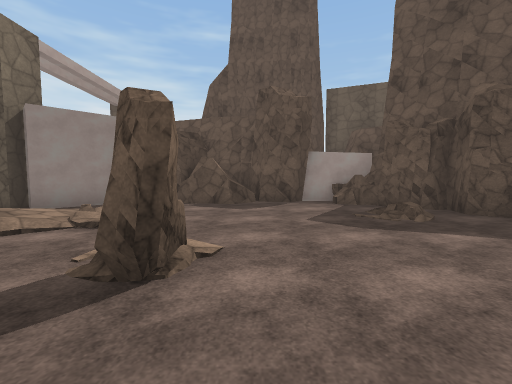
View 1 (above)

24 first-person views from a walk through a Unity game level. The camera is 1.5 m above the floor, tilts 4° down and sees 90° across. The floor is counted in squares, 2 m on a side. Each view is taken from the middle of a square. On the plan, view 1 faces up. The plan holds only what a view shows up to about 9 squares ahead; the rest is blank. The place goes on beyond the plan. Some animated figures are left out. Surface patterns are stand-ins for the level's own textures.

View 2
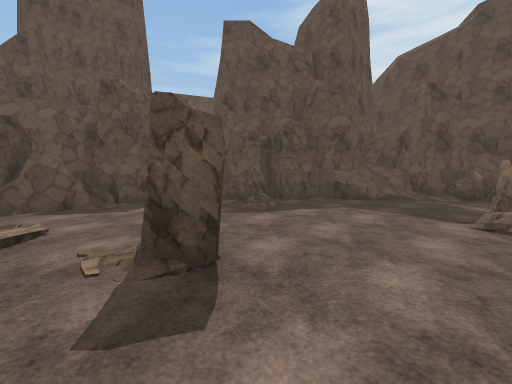

View 3
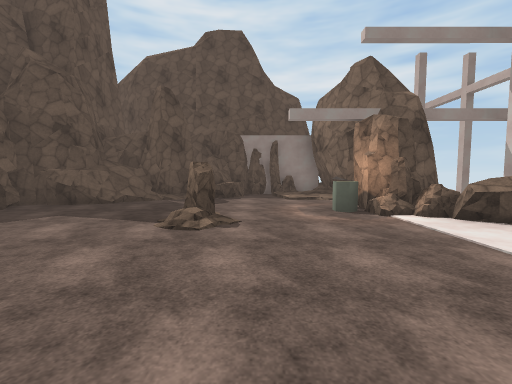

View 4
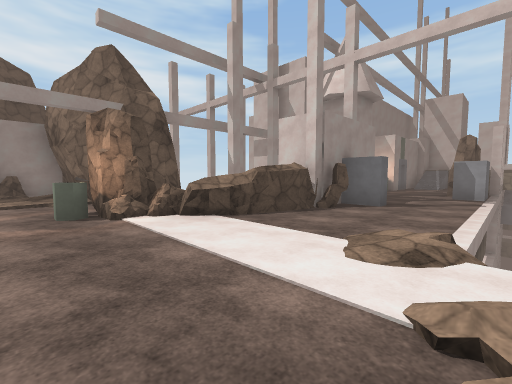

View 5
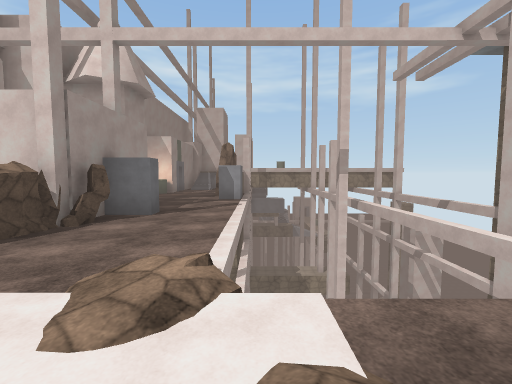

View 6
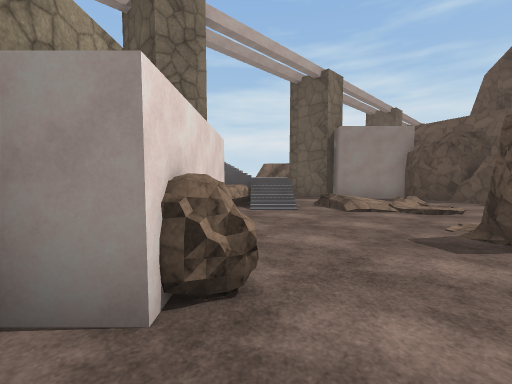

View 7
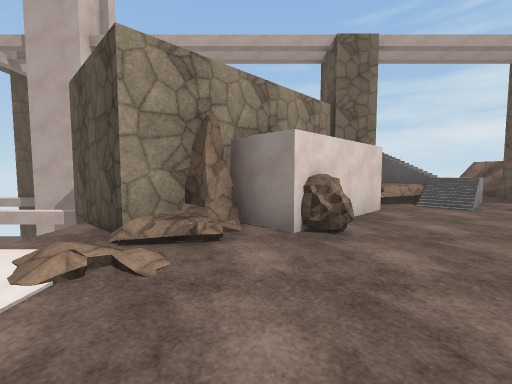

View 8
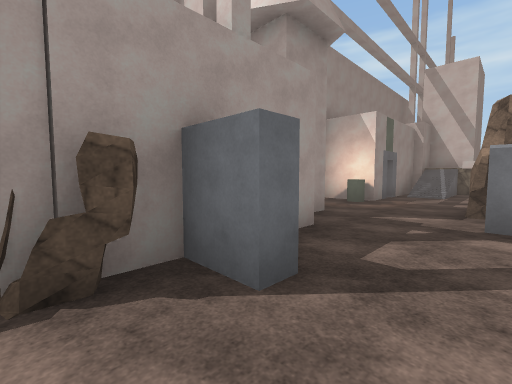

View 9
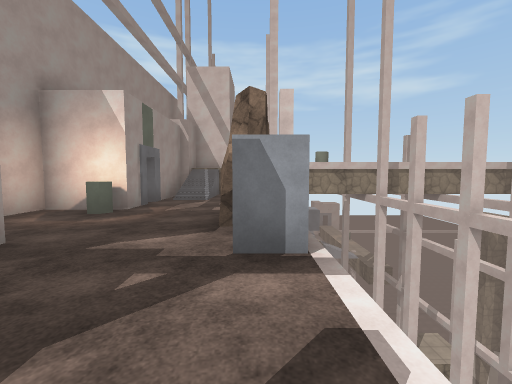

View 10
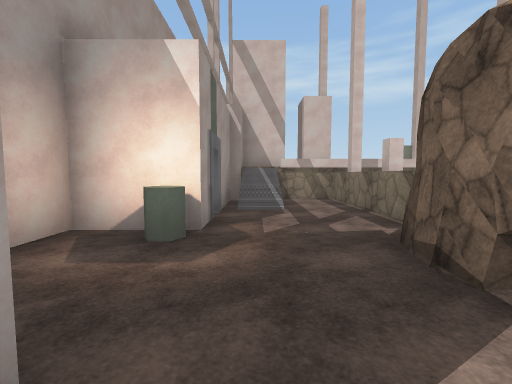

View 11
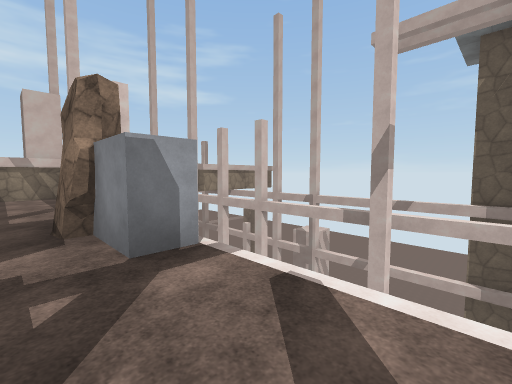

View 12
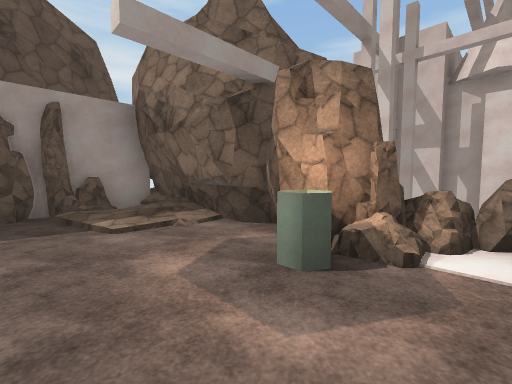

View 13
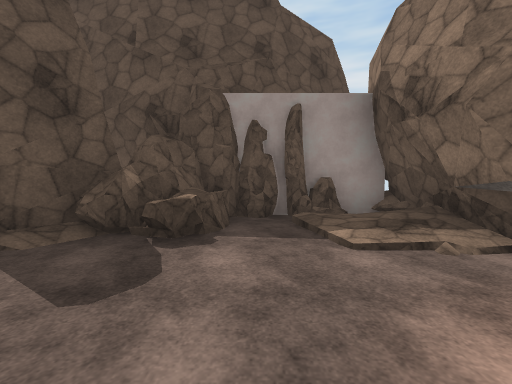

View 14
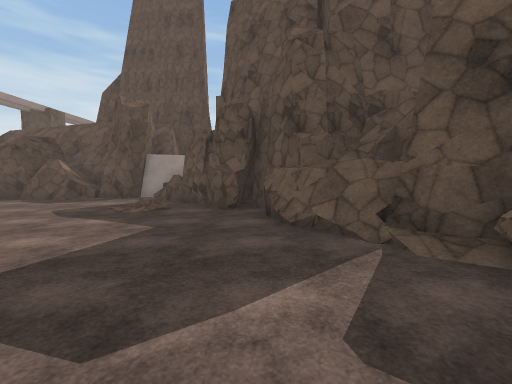

View 15
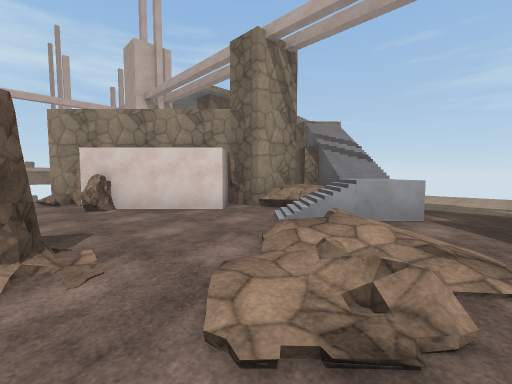

View 16
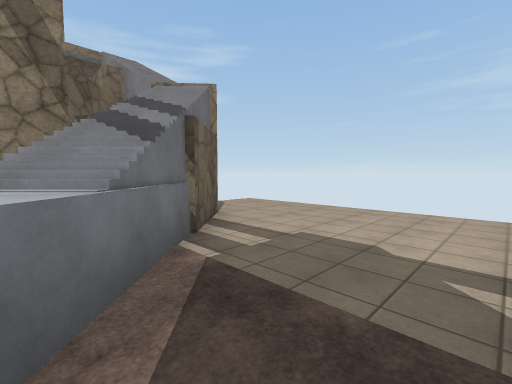

View 17
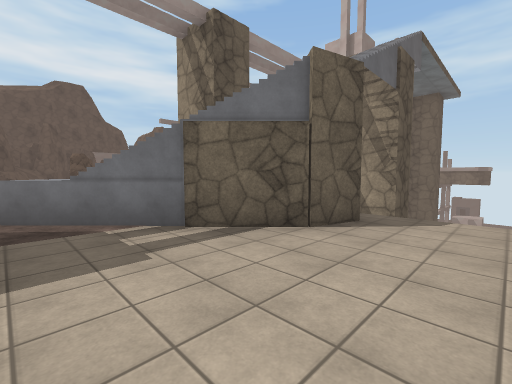

View 18
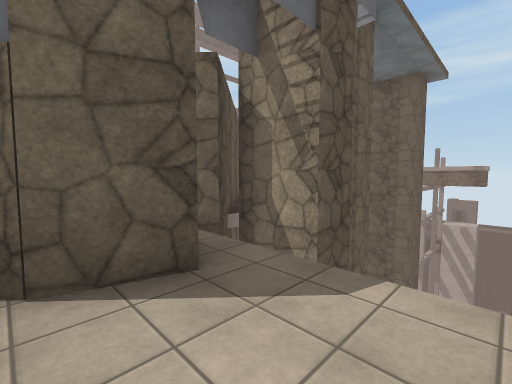

View 19
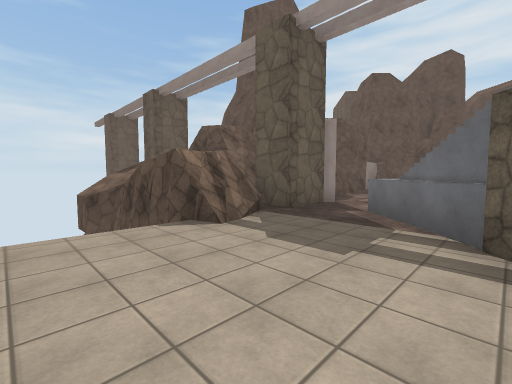

View 20
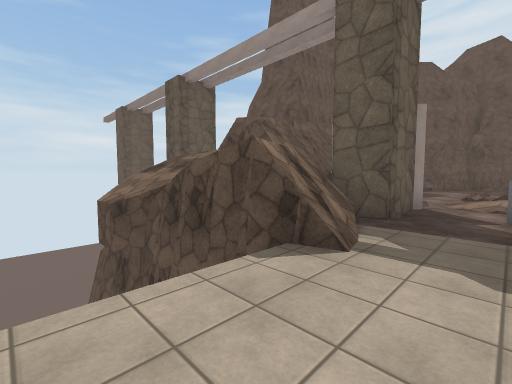

View 21
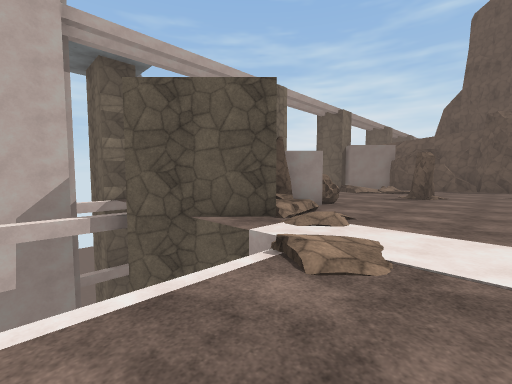

View 22
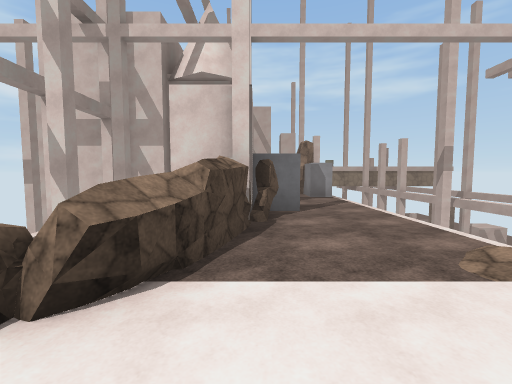

View 23
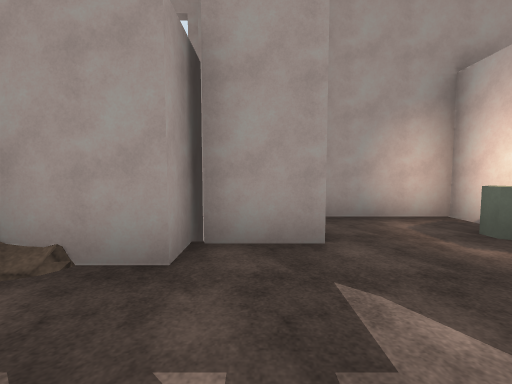

View 24
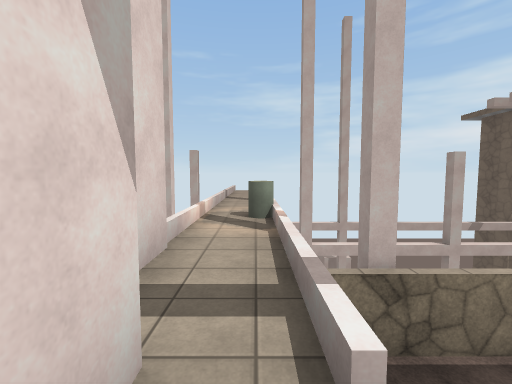

### Floor plan
Key: @ floor where view 1 was taken; # wall or solid block; x gap in a wall; . main floor; : floor 2 m higher than the main floor; / step, stairs or slope; = window, fence, low wall or low ledge; v drop or lower ground; R rock; O other object.
Columns run from 12 left of view 1 to 10 right of it. Each row starts with its distance up from view 1.
  9         =vvvvRv
  8    v    #R R#R R
  7    v    #RRRR##RR
  6  vvv#####......RRO
  5 v..=....///.....R#
  4 v.....=./ /......###
  3 v....#////........R##
  2 v...###R...R.......R
  1 v..####............RR
  0  ..#=# R#...@..R...RRR
 -1  vv=##  ##R..........R
 -2    ###   #.........//R
 -3    ####  R//....R.. /#
 -4    v ######/....RR##RRv
 -5    v##  #vvv/..R ##  R
 -6       #vv  v..RR
 -7       # v  v..RR vv
 -8         v  v..R   v
 -9    v#.  v  v..#  v
-10    v v  vv v..##v###
-11      v  vv v...# #
-12      v  v  v#....#
-13      v  v  vR....#
-14      v  v  vR..#.#
-15        vv  #...###
-16      vvvv  #...#
-17      vvvv  #../#
-18      v  v  v../#
-19       :::x:::::#
-20      vvvvvvv###
-21      v  v

Where each view was taken, in squares from view 1:
view 1: 0 up, 0 right, facing up
view 2: 0 up, 2 left, facing up-right
view 3: 1 down, 1 left, facing right
view 4: 2 down, 1 left, facing down-right
view 5: 3 down, 1 left, facing down
view 6: 2 down, 1 left, facing up-left
view 7: 2 down, 1 right, facing left
view 8: 7 down, 0 right, facing down-right
view 9: 9 down, 0 right, facing down
view 10: 11 down, 2 right, facing down
view 11: 9 down, 1 right, facing down-left
view 12: 1 down, 3 right, facing down-right
view 13: 1 down, 4 right, facing right
view 14: 1 down, 5 right, facing up
view 15: 5 up, 1 left, facing down-left
view 16: 5 up, 6 left, facing down-left
view 17: 4 up, 11 left, facing down-right
view 18: 1 up, 11 left, facing down-right
view 19: 2 up, 11 left, facing up-right
view 20: 4 up, 11 left, facing up-right
view 21: 7 down, 1 right, facing up-left
view 22: 3 down, 2 right, facing down
view 23: 11 down, 0 right, facing right
view 24: 19 down, 2 right, facing left
